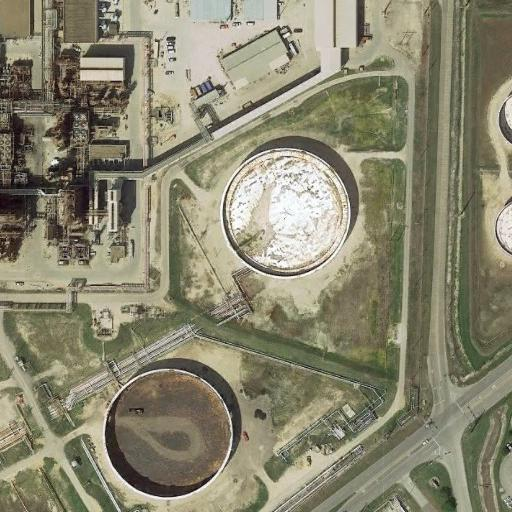
#> input picture data/02_5_0.jpg, 512 x 512 px, found by its file name
$ jupyter execute --allow-errors oil_storage_tank_detection.ipynb
#> lines starting #> are read from the running program, lines starting #| are printed output that depends on the picture; after the words box and inside, x2 and y2 are one past the last pixel; in counts of white or black regions, pixels touching at a corner belong together
<a href="https://colab.research.google.com/github/fransiskalidya/PCVK-final-project/blob/master/oil_storage_tank_detection.ipynb" target="_parent"></a>

[cell 1]
from google.colab import drive
drive.mount('/content/drive')

[cell 2]
import cv2
import numpy as np
from google.colab.patches import cv2_imshow
import matplotlib.pyplot as plt

[cell 3]
para = cv2.imread('/content/drive/MyDrive/PCVK/Tubes/02_5_0.jpg')
#> para is the input picture: shape (512, 512, 3); mean B, G, R 111.4, 133.8, 136.9
gray = cv2.cvtColor(para,cv2.COLOR_BGR2GRAY) # convert menjadi grayscale
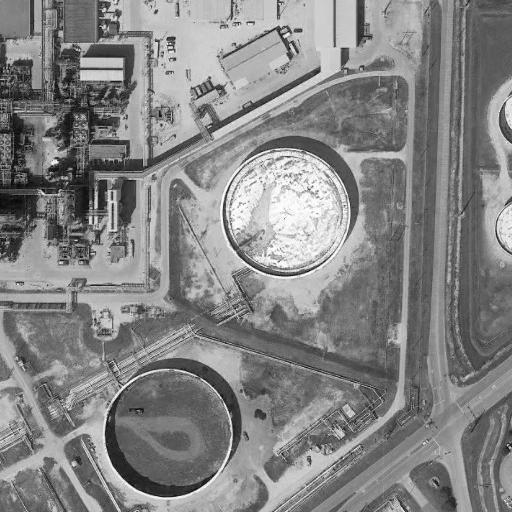
#> gray: shape (512, 512); min 0, max 255, mean 132.2
gray = cv2.medianBlur(gray,5) # metode medianBlur untuk smoothing gambar ; 5 adalah ukuran kernel (harus bernilai ganjil)
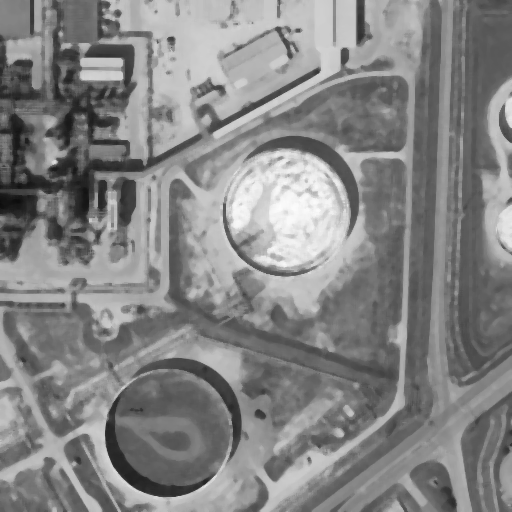
#> gray: shape (512, 512); min 12, max 252, mean 132.5

# metode houghcircles untuk mendeteksi lingkaran;
# gray = input gambar ; cv2.HOUGH_GRADIENT = mendefinisikan metode deteksi
# 1 (dp) = rasio kebalikan dari resolusi
# 120 (min_dist) = jarak minimum antara pusat yang terdeteksi
# 400 (param1) = ambang batas atas untuk detektor tepi canny internal
# 30 (param2) = ambang batas untuk deteksi pusat
# min_radius = radius minimum yang akan dideteksi
# max_radius = radius maksimum yang akan diteksi
circles = cv2.HoughCircles(gray, cv2.HOUGH_GRADIENT,1,120, param1=400,param2=30,minRadius=5,maxRadius=80)
#> circles = [[167.5, 433.5, 62.9], [293.5, 200.5, 65]]
circles_round = np.uint16(np.around(circles)) # pembuatan lingkaran
#> circles_round = [[168, 434, 63], [294, 200, 65]]

for i in circles_round[0, : ]:
    cv2.circle(para, (i[0],i[1]),i[2],(50,200,200),5) # pusat lingkaran
    cv2.circle(para,(i[0],i[1]),2,(255,0,0),3) # garis luar lingkaran
#> this loop made 2 passes
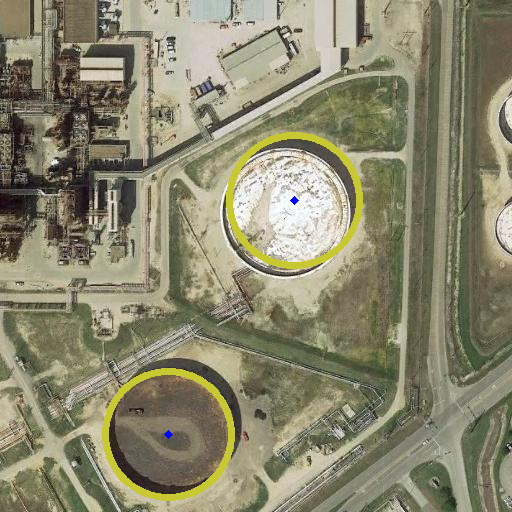
#> para: shape (512, 512, 3); 2.18% of pixels changed, all inside (x1, y1, x2, y2) = (102, 132, 363, 501)

print(circles.shape) # menampilkan shape dari circles yang di hasilkan
#| (1, 2, 3)
print(circles_round) # menampilkan pembuatan lingkaran
#| [[[168 434  63]
#|   [294 200  65]]]
print(str(circles_round.shape[1]) + ' Oil Strorage.') #jumlah lingkaran yang terbuat
#| 2 Oil Strorage.

cv2_imshow(para)

cv2.waitKey()
cv2.destroyAllWindows()

$ run again, with data/01_2_8.jpg copied over data/02_5_0.jpg
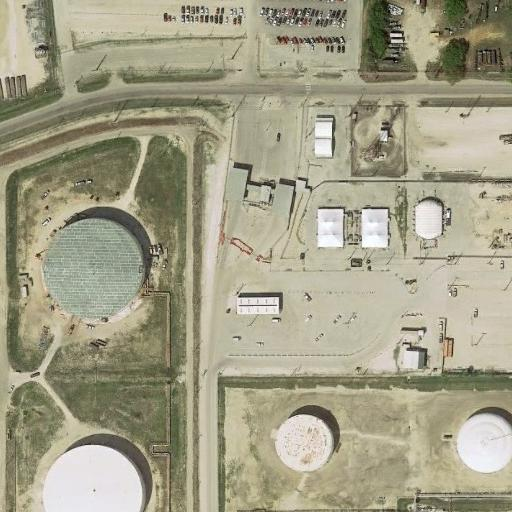
#> input picture data/01_2_8.jpg, 512 x 512 px, found by its file name
#> para is the input picture: shape (512, 512, 3); mean B, G, R 135.1, 159.1, 162.7
#> `gray = cv2.medianBlur(gray,5)`:
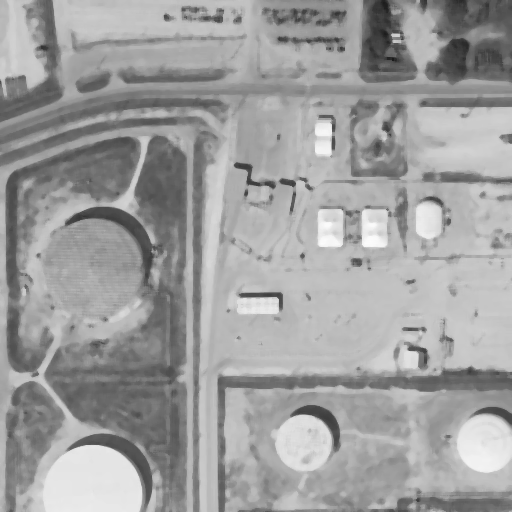
#> gray: shape (512, 512); min 27, max 252, mean 158.3
#> circles = [[92.5, 495.5, 51.2]]
#> circles_round = [[92, 496, 51]]
#> the loop `for i in circles_round[0, : ]:` made 1 pass
#> after the loop `for i in circles_round[0, : ]:`:
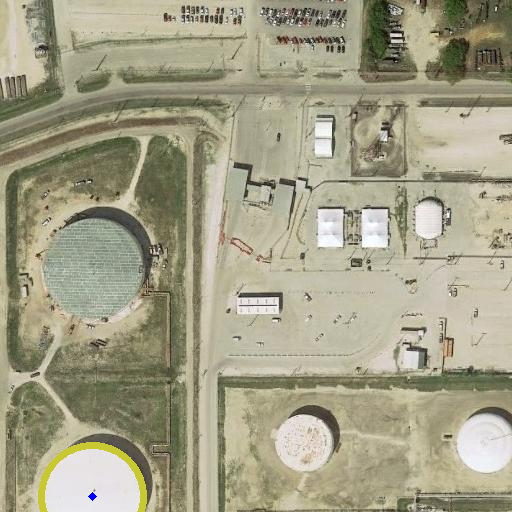
#> para: shape (512, 512, 3); 0.52% of pixels changed, all inside (x1, y1, x2, y2) = (38, 442, 147, 512)
#| (1, 1, 3)
#| [[[ 92 496  51]]]
#| 1 Oil Strorage.

$ run again, with data/01_3_6.jpg copied over data/02_5_0.jpg
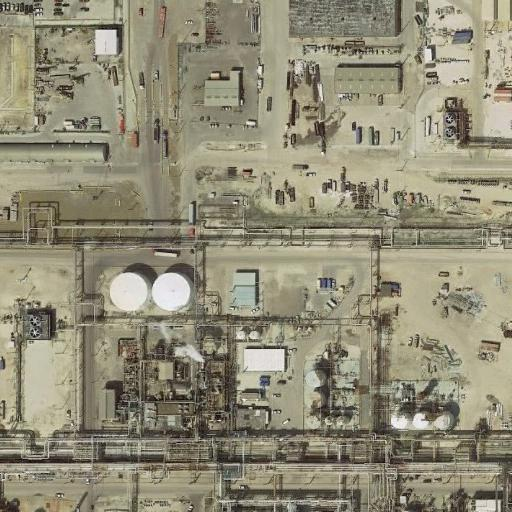
#> input picture data/01_3_6.jpg, 512 x 512 px, found by its file name
#> para is the input picture: shape (512, 512, 3); mean B, G, R 119.3, 140.9, 145.6
#> `gray = cv2.cvtColor(para,cv2.COLOR_BGR2GRAY)`:
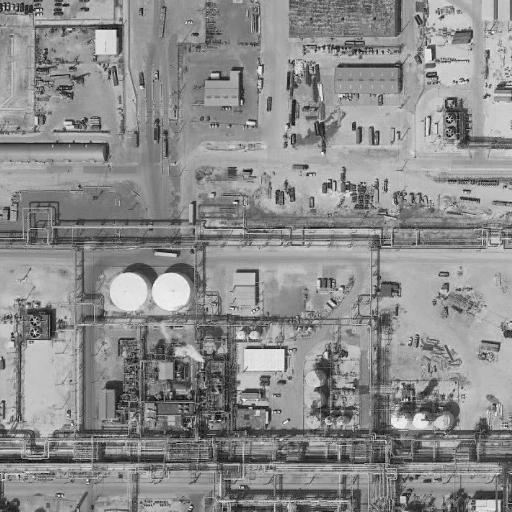
#> gray: shape (512, 512); min 1, max 253, mean 139.8
#> `gray = cv2.medianBlur(gray,5)`:
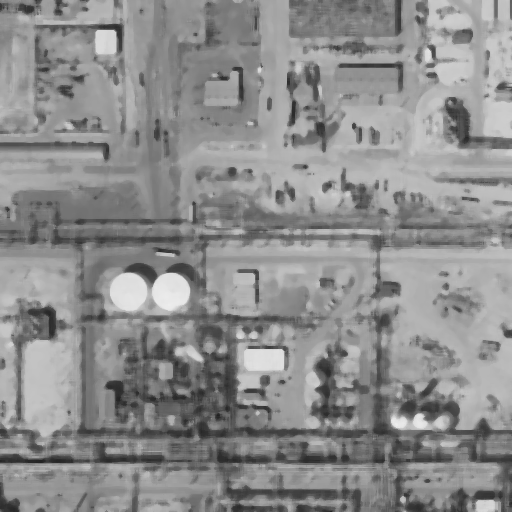
#> gray: shape (512, 512); min 33, max 237, mean 140.8
#> circles = None

$ run again, with data/01_3_9.jpg copied over data/02_5_0.jpg
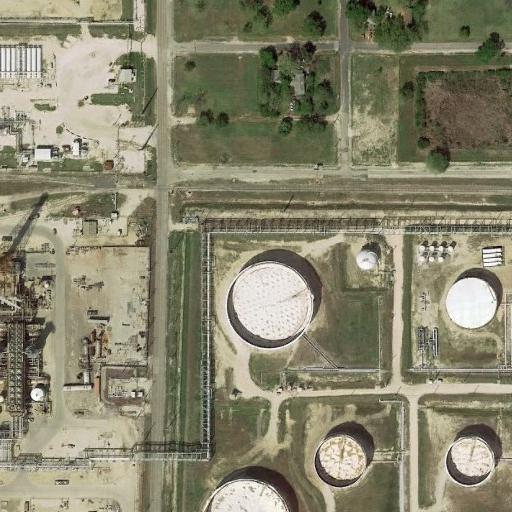
#> input picture data/01_3_9.jpg, 512 x 512 px, found by its file name
#> para is the input picture: shape (512, 512, 3); mean B, G, R 109.2, 132.6, 135.4
#> `gray = cv2.medianBlur(gray,5)`:
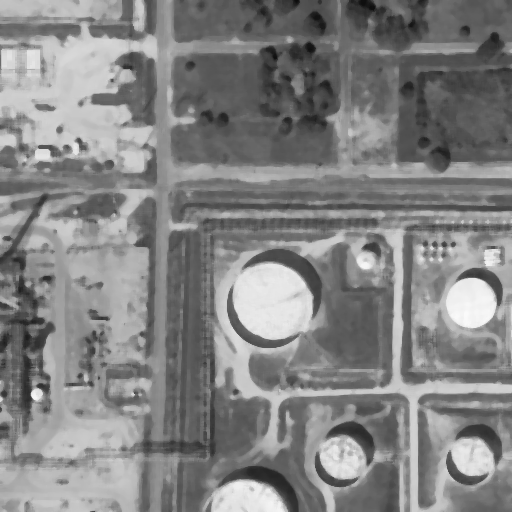
#> gray: shape (512, 512); min 13, max 250, mean 131
#> circles = [[269.5, 304.5, 42.9], [471.5, 302.5, 25.1], [469.5, 460.5, 24], [346.5, 451.5, 28.6]]
#> circles_round = [[270, 304, 43], [472, 302, 25], [470, 460, 24], [346, 452, 29]]
#> the loop `for i in circles_round[0, : ]:` made 4 passes
#> after the loop `for i in circles_round[0, : ]:`:
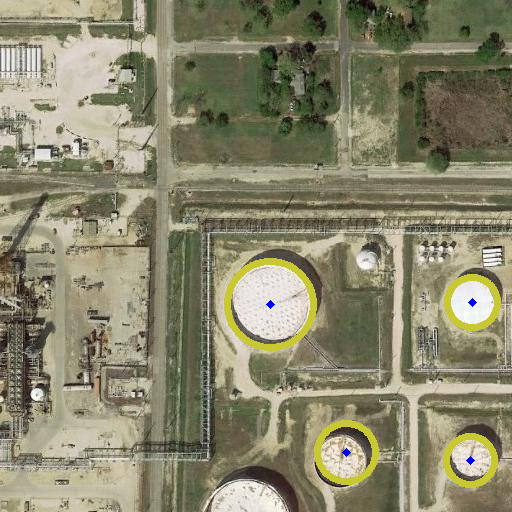
#> para: shape (512, 512, 3); 2.08% of pixels changed, all inside (x1, y1, x2, y2) = (224, 258, 501, 488)
#| (1, 4, 3)
#| [[[270 304  43]
#|   [472 302  25]
#|   [470 460  24]
#|   [346 452  29]]]
#| 4 Oil Strorage.
